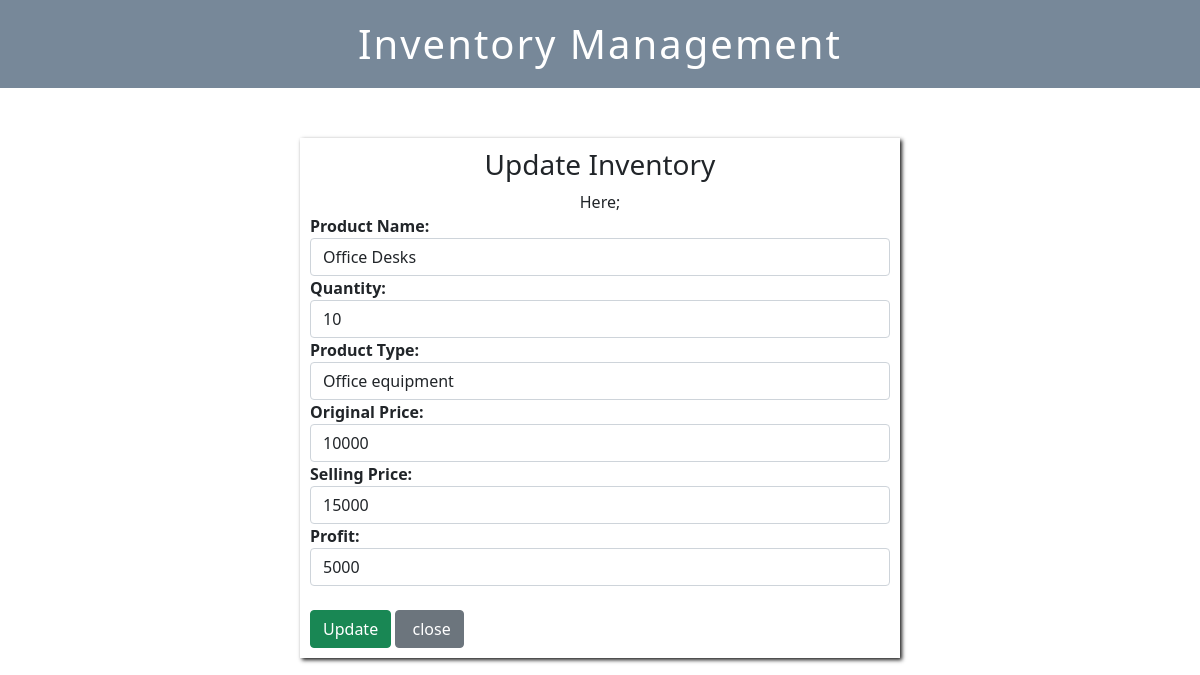
Screenshot of /update.php?id=13 with the database file from the repository.
### tables this page shows
CREATE TABLE `inventory_details` (
  `product_id` int(20) NOT NULL,
  `product_name` varchar(30) NOT NULL,
  `quantity` int(30) NOT NULL,
  `measurement` text NOT NULL,
  `original_price` int(60) NOT NULL,
  `profit` int(60) NOT NULL,
  `selling_price` int(60) NOT NULL
);

### update.php (the view, shortened to what this page needs)
<?php include('header.php');?>
<?php include('db.php'); ?>
	<?php
	if(isset($_GET['id'])){
		$id=$_GET['id'];
			$query="SELECT * FROM `inventory_details` WHERE  `product_id`='$id'";
			$result=mysqli_query($connection, $query);
			if(!$result){
				die("query Failed".mysqli_error($connection));
			}
			else{
				$row=mysqli_fetch_assoc($result);
	}
}
	?>
  <link href="style.css" rel="stylesheet">
<div class="container" style="
  display: flex;
  flex-direction: column;
  justify-content: center;
  max-width: 600px;
  box-shadow: 2px 2px 4px rgba(0.9,0,0,0.9);
  padding: 10px;
  margin-top: 10px;
">
    <h3 style="text-align: center;">Update Inventory</h3>
    <div class="title"  style="text-align: center;">Here;</div>
<form action="update.php?id_new=<?php echo $id;?>" method="post">
  <div class="form-group" style="width: 100%;">
        	<label><b>Product Name:</b></label>
    <input type="text" class="form-control" placeholder="Enter your name"
      name="product_name" value="<?php echo $row['product_name']?>">
      </div>
       <div class="form-group" style="width: 100%;">
       	 <label><b>Quantity:</b></label>
    <input type="number" class="form-control" placeholder="Enter amount" name="quantity"
     value="<?php echo $row['quantity']?>">
      </div>
       <div class="form-group" style="width: 100%;">
       	 <label><b>Product Type:</b></label>
    <input type="text" class="form-control" placeholder="Enter measurement" name="measurement" value="<?php echo $row['measurement']?>">
      </div>
       <div class="form-group" style="width: 100%;">
       	 <label><b>Original Price:</b></label>
    <input type="number" class="form-control" placeholder="Enter original_price" name="original_price" value="<?php echo $row['original_price']?>">
      </div>
      <div class="form-group" style="width: 100%;">
      	 <label><b>Selling Price:</b></label>
    <input type="number" class="form-control" placeholder="Enter sellprice"
    name="selling_price" value="<?php echo $row['selling_price']?>">
      </div>
        <div class="form-group" style="width: 100%;">
        <label><b>Profit:</b></label>
    <input type="number" class="form-control" placeholder="Enter profit" name="profit"
    value="<?php echo $row['profit']?>">
  </div>
      <br>
      <input type="submit" name="update_inventory" class="btn btn-success" value="Update">
        <a class="btn btn-secondary" href="index.php" style="text-decoration: none; color:white; "><span class="fa fa-user"></span>&nbsp;close</a>
  </form>
</div>
<?php include('footer.php');?>

### style.css (style rules this page uses)
.container { margin-top:50px; }

### rows the page displays
inventory_details: product_name "Office Desks", quantity "10", measurement "Office equipment", original_price "10000", selling_price "15000", profit "5000"
